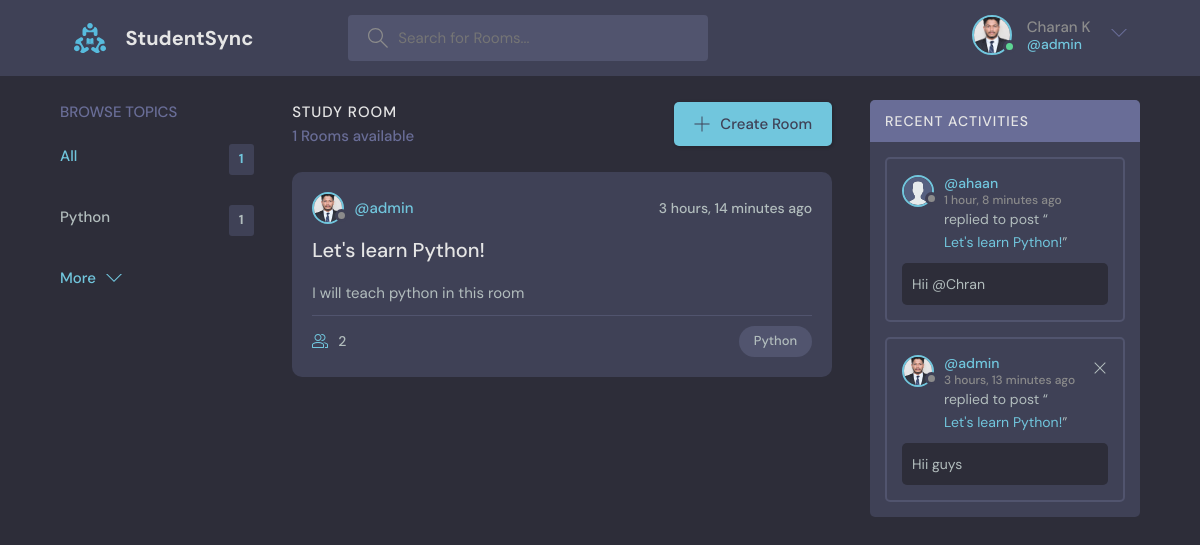
/ (signed in), run on the app's committed database.
### base/models.py (models this page shows, shortened)
class User(AbstractUser):
    name=models.CharField(max_length=200,null=True)
    email=models.EmailField(null=True,unique=True)
    bio=models.TextField(null=True)
    avatar=models.ImageField(null=True,default="avatar.svg")
    USERNAME_FIELD='email'
    REQUIRED_FIELDS=[]

class Topic(models.Model):
    name=models.CharField(max_length=200)

class Room(models.Model):
    host= models.ForeignKey(User,on_delete=models.SET_NULL,null=True)
    topic= models.ForeignKey(Topic,on_delete=models.SET_NULL,null=True)
    name=models.CharField(max_length=200)
    description=models.TextField(null=True,blank=True)
    participants=models.ManyToManyField(User,related_name='participants',blank=True)
    updated=models.DateTimeField(auto_now=True)
    created=models.DateTimeField(auto_now_add=True)
    class Meta:
        ordering=['-updated','-created']

class Message(models.Model):
    user=models.ForeignKey(User,on_delete=models.CASCADE)
    room=models.ForeignKey(Room,on_delete=models.CASCADE)
    body=models.TextField()
    updated=models.DateTimeField(auto_now=True)
    created=models.DateTimeField(auto_now_add=True)
    class Meta:
        ordering=['-updated','-created']

### base/views.py (the view)
# urls.py: path('',views.home,name="home"),
def home(request):
    q = request.GET.get('q') if request.GET.get('q') != None else ''
    rooms = Room.objects.filter(
        Q(topic__name__icontains=q) |
        Q(name__icontains=q) |
        Q(description__icontains=q)
    )
    topics = Topic.objects.all()[0:5]
    room_messages = Message.objects.filter(Q(room__name__icontains=q))
    context = {'rooms': rooms, 'topics': topics,
               'room_messages': room_messages}
    return render(request, 'base/home.html', context)

### base/templates/base/home.html (shortened to what this page needs)
{% extends 'main.html' %} {% block content %}
<main class="layout layout--3">
  <div class="container">
    <div>{% include 'base/topics_component.html' %}</div>
    <div class="roomList">
      <div class="roomList__header">
        <div>
          <h2>Study Room</h2>
          <p>{{rooms.count}} Rooms available</p>
        </div>
        <a class="btn btn--main" href="{% url 'create-room' %}">
          <svg
            version="1.1"
            xmlns="http://www.w3.org/2000/svg"
            width="32"
            height="32"
            viewBox="0 0 32 32"
          >
            <title>add</title>
            <path
              d="M16.943 0.943h-1.885v14.115h-14.115v1.885h14.115v14.115h1.885v-14.115h14.115v-1.885h-14.115v-14.115z"
            ></path>
          </svg>
          Create Room
        </a>
      </div>
      {% include 'base/feed_component.html' %}
    </div>
    {% include 'base/activity_component.html' %}
  </div>
</main>
{% endblock content %}

### templates/navbar.html (shortened to what this page needs)
{% load static %}
<header class="header header--loggedIn">
  <div class="container">
    <a href="{% url 'home' %}" class="header__logo">
      <img src="{% static 'images/logo.svg' %}" />
      <h1>StudentSync</h1>
    </a>
    <form class="header__search" method="GET" action="{% url 'home' %}">
      <label>
        <input type="text" name="q" placeholder="Search for Rooms..." />
      </label>
    </form>
    <nav class="header__menu">
      {% if request.user.is_authenticated %}
      <div class="header__user">
        <a href="{% url 'profile' request.user.id %}">
          <div class="avatar avatar--medium active">
            <img src="{{request.user.avatar.url}}" />
          </div>
          <p>{{request.user.name}} <span>@{{request.user.username}}</span></p>
        </a>
        <button class="dropdown-button">
          <svg version="1.1" xmlns="http://www.w3.org/2000/svg" width="32" height="32" viewBox="0 0 32 32">
            <title>chevron-down</title>
            <path d="M16 21l-13-13h-3l16 16 16-16h-3l-13 13z"></path>
          </svg>
        </button>
      </div>
      {% else %}
          <a href="{% url 'login' %}">
            <img src="{% static 'images/avatar.svg' %}" />
            <p>Login</p>
          </a>
          {% endif %}
    </nav>
  </div>
</header>

### base/templates/base/topics_component.html
<div class="topics">
  <div class="topics__header">
    <h2>Browse Topics</h2>
  </div>
  <ul class="topics__list">
    <li>
      <a href="{% url 'home' %}" class="active">All <span>{{topics.count}}</span></a>
    </li>
    {% for topic in topics %}
    <li>
      <a href="{% url 'home' %}?q={{topic.name}}">{{topic.name}} <span>{{topic.room_set.all.count}}</span></a>
    </li>
    {% endfor %}
  </ul>
  <a class="btn btn--link" href="{% url 'topics' %}">
    More
    <svg
      version="1.1"
      xmlns="http://www.w3.org/2000/svg"
      width="32"
      height="32"
      viewBox="0 0 32 32"
    >
      <title>chevron-down</title>
      <path d="M16 21l-13-13h-3l16 16 16-16h-3l-13 13z"></path>
    </svg>
  </a>
</div>

### base/templates/base/feed_component.html (shortened to what this page needs)
{% for room in rooms %}
<div class="roomListRoom">
  <div class="roomListRoom__header">
    <a href="{% url 'profile' room.host.id %}" class="roomListRoom__author">
      <div class="avatar avatar--small">
        <img src="{{room.host.avatar.url}}" alt="">
      </div>
      <span>@{{room.host.username}}</span>
    </a>
    <div class="roomListRoom__actions">
      <span>{{room.created|timesince}} ago</span>
    </div>
  </div>
  <div class="roomListRoom__content">
    <a href="{% url 'room' room.id %}">{{room.name}}</a>
    <p>
      {{room.description}}
    </p>
  </div>
  <div class="roomListRoom__meta">
    <a href="{% url 'room' room.id %}" class="roomListRoom__joined">
      {{room.participants.all.count}}
    </a>
    <p class="roomListRoom__topic">{{room.topic.name}}</p>
  </div>
</div>
{% endfor %}

### base/templates/base/activity_component.html
<div class="activities">
  <div class="activities__header">
    <h2>Recent Activities</h2>
  </div>
  {% for message in room_messages %}
  <div class="activities__box">
    <div class="activities__boxHeader roomListRoom__header">
      <a href="{% url 'profile' message.user.id %}" class="roomListRoom__author">
        <div class="avatar avatar--small">
          <img src="{{message.user.avatar.url}}" />
        </div>
        <p>
          @{{message.user.username}}
          <span> {{message.created|timesince}} ago</span>
        </p>
      </a>
      {% if request.user == message.user %}
      <div class="roomListRoom__actions">
        <a href="{% url 'delete-message' message.id %}">
          <svg
            version="1.1"
            xmlns="http://www.w3.org/2000/svg"
            width="32"
            height="32"
            viewBox="0 0 32 32"
          >
            <title>remove</title>
            <path
              d="M27.314 6.019l-1.333-1.333-9.98 9.981-9.981-9.981-1.333 1.333 9.981 9.981-9.981 9.98 1.333 1.333 9.981-9.98 9.98 9.98 1.333-1.333-9.98-9.98 9.98-9.981z"
            ></path>
          </svg>
        </a>
      </div>
      {% endif %}
    </div>
    <div class="activities__boxContent">
      <p>
        replied to post “<a href="{% url 'room' message.room.id %}">{{message.room.name}}</a
        >”
      </p>
      <div class="activities__boxRoomContent">
        {{message.body}}
      </div>
    </div>
  </div>
  {% endfor %}
</div>

### data on the page
User: user.avatar (picture), user.name "Charan K", user.username "admin"
Topic: name "Python", room_set.all.count "1"
Room: host.avatar (picture), host.username "admin", created "3 hours, 14 minutes", name "Let's learn Python!", description "I will teach python in this room", participants.all.count "2", topic.name "Python"
Message: user.avatar (placeholder picture), user.username "ahaan", created "1 hour, 8 minutes", room.name "Let's learn Python!", body "Hii @Chran"
Message: user.avatar (picture), user.username "admin", created "3 hours, 13 minutes", room.name "Let's learn Python!", body "Hii guys"

### other printed values
{{ topics.count }} "1"
{{ rooms.count }} "1"
